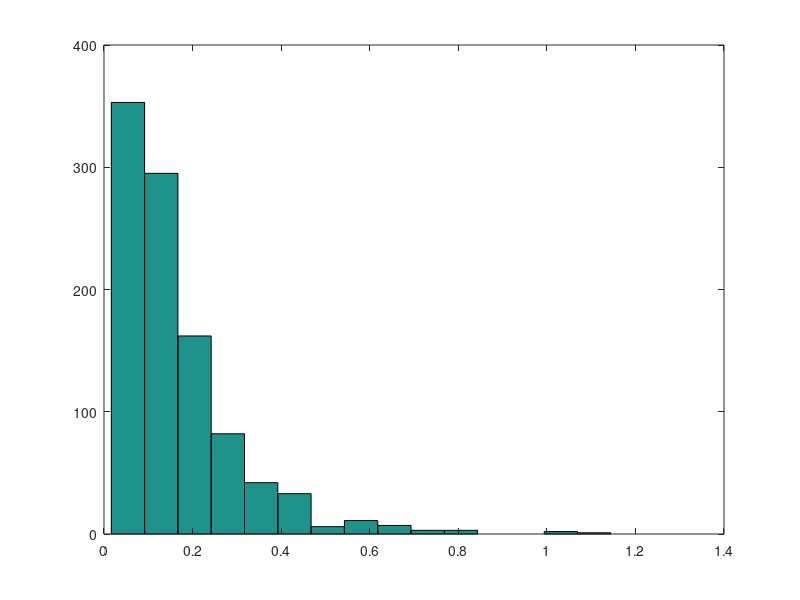

This chart was generated by the following MATLAB code:
clear
close all
n_trials = 10^3;
n = 10^1;

f = @(t) normcdf(t,0,1);

W2 = zeros(1,n_trials);
for k = 1:n_trials
    data = normrnd(0,1,1,n);

    x = sort(data);

    W2(k) = sum((f(x) - (2*(1:n)-1)/2/n).^2) + 1/12/n;
end
W2 = sort(W2);
q = W2(900)
hist(W2,15)